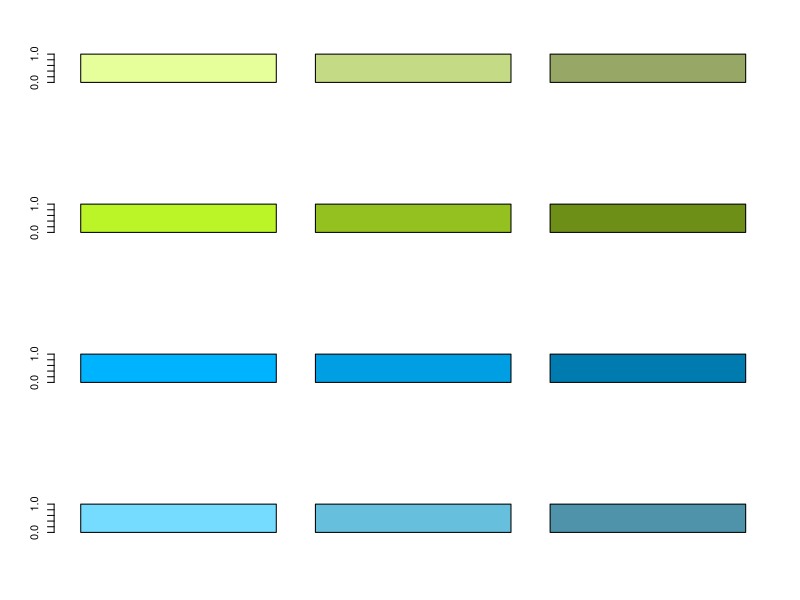

Reproduce this figure in R.
cols <- c(NULL
,"#C5DA84"
,"#94C11F"
,"#009FE3"
,"#66BFDD"
)

layout(1:length(cols))
for (colstr in cols) {
  .add_h <- function(hsv, c) {
    hsv['v',] <- hsv['v',] + c
    hsv <- pmax(hsv, 0)
    hsv <- pmin(hsv, 1)
    return(hsv)
  }
  .hsv2col <- function(col_hsv) {
    return(hsv(h=col_hsv['h',],s=col_hsv['s',],v=col_hsv['v',]))
  }
  col_hsv <- rgb2hsv(col2rgb(colstr))
  diff <- 0.2
  c_light <- .hsv2col(.add_h(col_hsv,  diff))
  c_dark  <- .hsv2col(.add_h(col_hsv, -diff))
  barplot(c(1,1,1), col=c(c_light, colstr, c_dark) )
  str <- sprintf("light: %s dark: %s  (org: %s; +- %.2fv) ", c_light, c_dark, colstr, diff)
  write(str, "")
}
